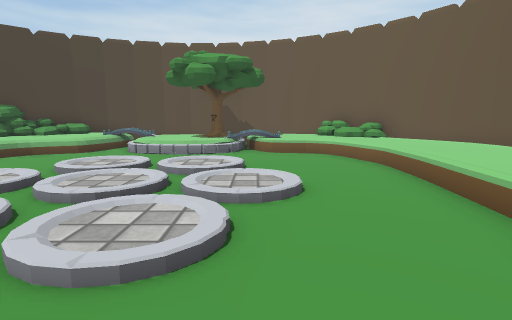
View 1 (above)

12 first-person views from a walk through a 3-D level made in the Unity game engine. The camera is 0.58 m above the floor, tilts 8° down and sees 80° across. The floor is counted in squares, 0.5 m on a side. Each view is taken from the middle of a square. On the plan, view 1 faces up. The plan holds only what a view shows up to about 13 squares ahead; the rest is blank. The place goes on beyond the plan. The player is left out. Some surface patterns are stand-ins.

View 2
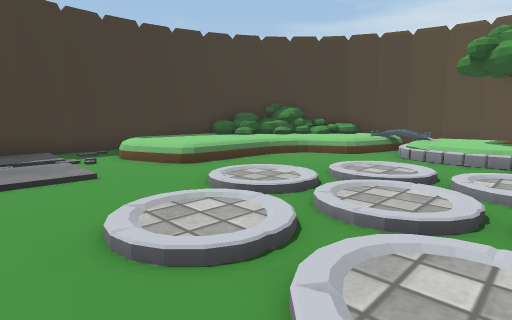

View 3
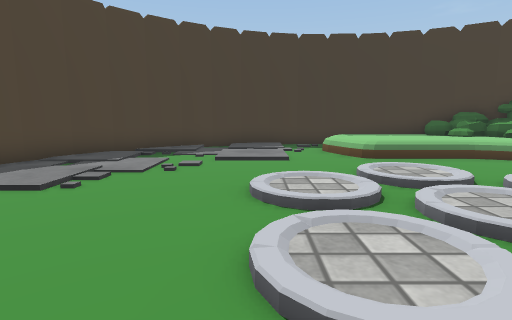

View 4
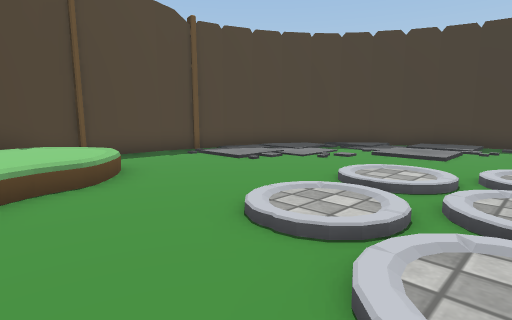

View 5
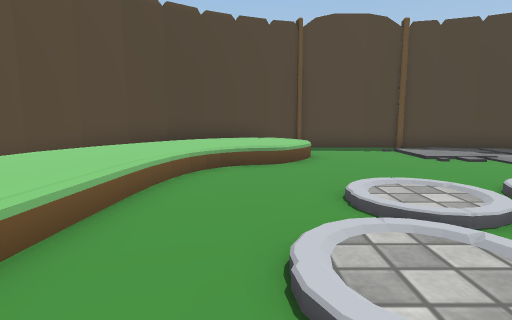

View 6
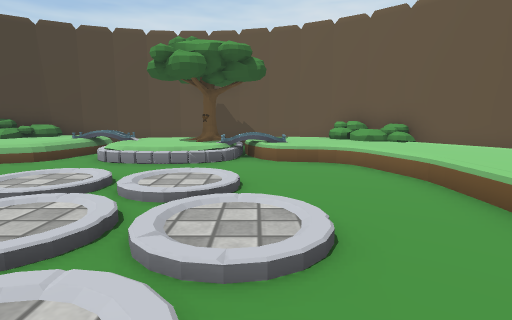

View 7
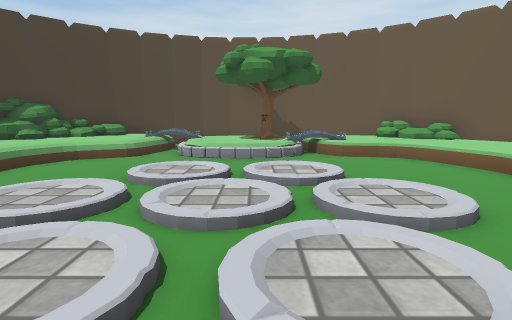

View 8
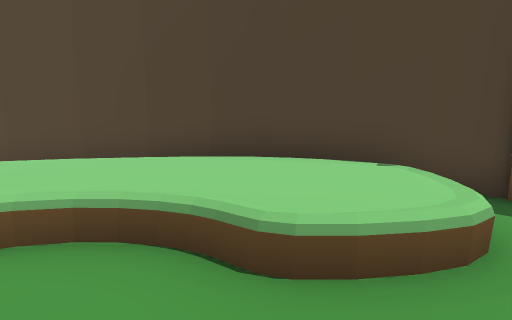

View 9
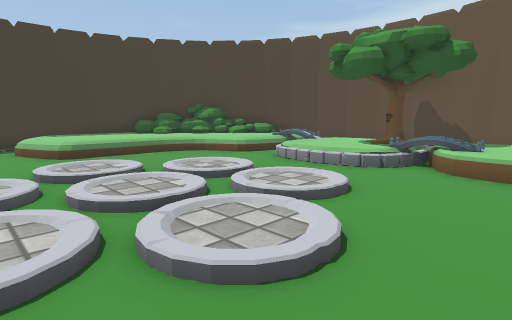

View 10
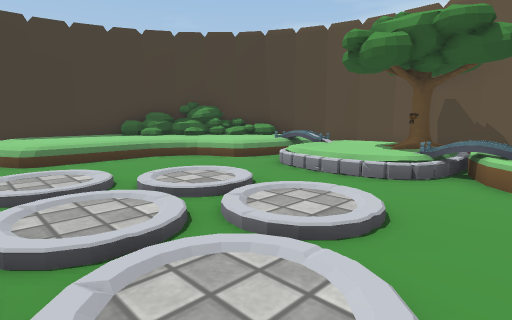

View 11
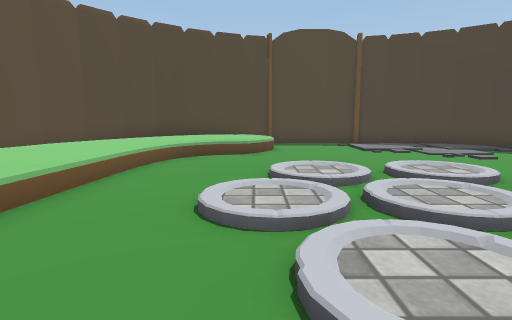

View 12
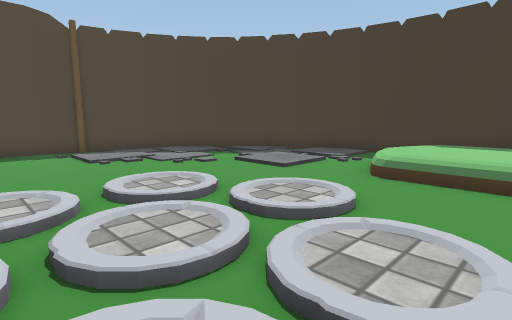

### Floor plan
Key: @ floor where view 1 was taken; # wall or solid block; . main floor; : floor 0.05 m higher than the main floor; + floor 0.2 m higher than the main floor; * floor 0.25 m higher than the main floor; / step, stairs or slope; = window, fence, low wall or low ledge; ^ raised ledge; T tree.
Columns run from 12 left of view 1 to 5 right of it. Each row starts with its distance up from view 1.
 14     =###   #####
 13    ##^^=++T#=^^##
 12   ##^^^^*+TT^^^=##
 11  ##^^^^./+//^^^^^#
 10  #=^^^^./+//.^^^^^
  9 ##^^^^.........^^^
  8 #^^^^...////...^^^
  7 #^^^^...::/:...^^^
  6 #^^^^..//////..^^
  5 #^^^^./:/::/:..^^
  4 #:.....//////..^^
  3 #::.....::/:...^^^
  2 #::::...////...^^^
  1 ##.::..........^^^
  0  #....:.....@.^^^^
 -1  ##..::::...^^^^^#
 -2   ##:::::...^^^^^#
 -3    ##::::...^^^##
 -4     ###......###
 -5       ########

Where each view was taken, in squares from view 1:
view 1: 0 up, 0 right, facing up
view 2: 1 up, 1 left, facing up-left
view 3: 2 up, 1 right, facing left
view 4: 5 up, 2 right, facing down-left
view 5: 7 up, 1 right, facing down
view 6: 2 up, 0 right, facing up
view 7: 1 up, 2 left, facing up
view 8: 1 up, 1 left, facing down-right
view 9: 3 up, 2 right, facing up-left
view 10: 4 up, 1 right, facing up-left
view 11: 9 up, 0 right, facing down
view 12: 8 up, 1 left, facing down-left
